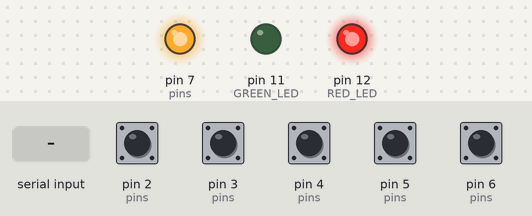
The sketch below on a simulated Arduino Uno, built with avr-gcc and run on an emulated ATmega328P. Shown: output pins drawn as LEDs (lit = HIGH). The inputs (shaded band) are chosen by the test bench; at power-on: pin 2 (pins), pin 3 (pins), pin 4 (pins), pin 5 (pins), pin 6 (pins) HIGH. What the sketch prints to the serial monitor is not drawn.

Above: at 1.2 s.
1.3 s: "1" received over Serial
Timing chart, 0 to 4.3 s (numbered marks = the images above; inputs shaded):
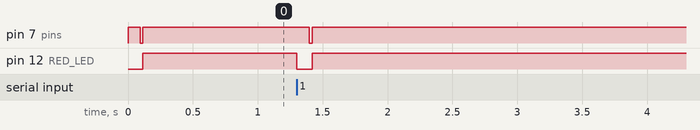

The sketch:

ConnectionChecker.ino
```cpp
/*
  Connection checker for testing circuits.

  Allows pins to be defined along with the connections between them.
  Checks for missing and bridged connections.

  Connect to Arduino with 115200 baud serial, press enter to test.
*/
#define RED_LED 12
#define GREEN_LED 11

// Define the pin names for printing in the debug console.
String pinNames[] = {
  "PROC1_SENS6",      // 0
  "PROC2_SENS4",      // 1
  "PROC3_SENS2",      // 2
  "PROC4_3V",         // 3
  "PROC5_SENS1",      // 4
  "PROC6_SENS3",      // 5
  "PROC7_SENS5",      // 6
  "PROC8_SENS7",      // 7

  "CHAIN1_SENS7",     // 8
  "CHAIN2_SENS5",     // 9
  "CHAIN3_SENS3",     // 10
  "CHAIN4_3V",        // 11
  "CHAIN5_SENS2",     // 12
  "CHAIN6_SENS4",     // 13
  "CHAIN7_SENS6",     // 14
  "CHAIN8_NC"         // 15
  };

// Define which Arduino pin the test pin is connected to. -1 means not connected (-1) and just used for organisation
int pins[] = {
  // To Processor
  -1, // NC           // 0
  2,                  // 1
  3,                  // 2
  4,                  // 3
  -1, // NC           // 4
  -1, // NC           // 5
  -1, // NC           // 6
  -1, // NC           // 7

  // To Chain
  -1, // NC           // 8
  -1, // NC           // 9
  -1, // NC           // 10
  5,                  // 11
  6,                  // 12
  7,                  // 13
  -1, // NC           // 14
  -1  // NC           // 15
  };

// Define which pins need to be connected together. Uses the array index from the pins array
int connections[][2] = {
  { 3, 11 },  // PROC4_3V     -   CHAIN4_3V
  { 1, 13 },  // PROC2_SENS4  -   CHAIN6_SENS4
  { 2, 12 }   // PROC3_SENS2  -   CHAIN5_SENS2
  };

int pinCount = sizeof(pins) / sizeof(int);

// the setup function runs once when you press reset or power the board
void setup() {
  pinMode(RED_LED, OUTPUT);
  pinMode(GREEN_LED, OUTPUT);

  // Initialize all pins to output HIGH
  for(int i = 0; i < sizeof(pins) / sizeof(int); ++i) {
    pinMode(pins[i], OUTPUT);
    digitalWrite(pins[i], HIGH);
  }

  // Start serial communication
  Serial.begin(115200);
  Serial.println("Tester ready.");
}

// the loop function runs over and over again forever
// Checks two pins at a time (A and B), checks for both missing and present connections
void loop() {
  // Turn LEDs off
  digitalWrite(RED_LED, LOW);
  digitalWrite(GREEN_LED, LOW);
  bool error = false;

  for(                                      // Iterate over all the pins
    int pinAIndex = 0;                      // Start at pin at index 0
    pinAIndex < pinCount; // Stop at the last pin.
    ++pinAIndex) {                          // Increment pinIndex by 1 each loop

    String pinAName = pinNames[pinAIndex];  // Get pin name
    int pinAValue = pins[pinAIndex];        // Get the arduino pin that the test A pin is on
    if(pinAValue == -1) continue;           // Skip pins marked not connected (-1).

    pinMode(pinAValue, OUTPUT);             // Set pin A to be output
    digitalWrite(pinAValue, LOW);           // Output 1 on pin A


    for(                                      // Iterate over all the pins again
      int pinBIndex = 0;                      // Start at pin at index 0
      pinBIndex < pinCount; // Stop at the last pin.
      ++pinBIndex) {

      int pinBValue = pins[pinBIndex];        // Get the arduino pin that the test B pin is on
      String pinBName = pinNames[pinBIndex];  // Get pin name
      if(
        pinBValue == -1 ||
        pinAIndex == pinBIndex)
          continue;         // Skip pins marked not connected (-1) OR when pin A is the same as pin B OR checked pins

      pinMode(pinBValue, INPUT_PULLUP);             // Set pin B to be input
      bool isConnected = !digitalRead(pinBValue);   // Read value on pin B
      bool connectionExpected = isConnectionExpected(pinAIndex, pinBIndex); // Gets the expected connection state of pins A and B
      Serial.print("Testing: " + pinAName + "\t-\t" + pinBName + ":\t");

      // Compare test results with expected
      if(isConnected == connectionExpected)   // Success
        Serial.println("\tSuccess");
      else if(connectionExpected) {           // Connection was expected
        error = true;
        Serial.println("\tFAIL! Missing");
      } else {                                // Connection was not expected
        error = true;
        Serial.println("\tFAIL! Bridged");
      }
    }

    digitalWrite(pinAValue, HIGH);            // Output 0 on pin A, resets for the next test
  }

  // Set output LEDs
  digitalWrite(RED_LED, error);
  digitalWrite(GREEN_LED, !error);
  if(error)
    Serial.println("Test Completed with errors.");
  else
    Serial.println("Test Completed successfully.");

  while(!Serial.available()){} // Wait for serial input
  while(Serial.available()){Serial.read();} // Clear the serial buffer so that the previous while loop waits for more input
  Serial.println("\n\n----------------------------------------------------------\n\n");
}

// Uses connections array to check if a pin A and pin B are supposed to be connected
bool isConnectionExpected(int indexA, int indexB) {
  for(int i = 0; i < sizeof(connections) / (sizeof(int) * 2); ++i) {
    int* con = connections[i];

    // Return true for any connection that has A and B in it
    if(
      (con[0] == indexA && con[1] == indexB) ||
      (con[0] == indexB && con[1] == indexA))
      return true;
  }

  // No connection found
  return false;
}
```

Measured:
- after the input at 1.3 s, pin 7 (pins): HIGH → LOW after 0.10 s, → HIGH 0.02 s later; pin 12 (RED_LED): HIGH → LOW at once, → HIGH 0.12 s later
